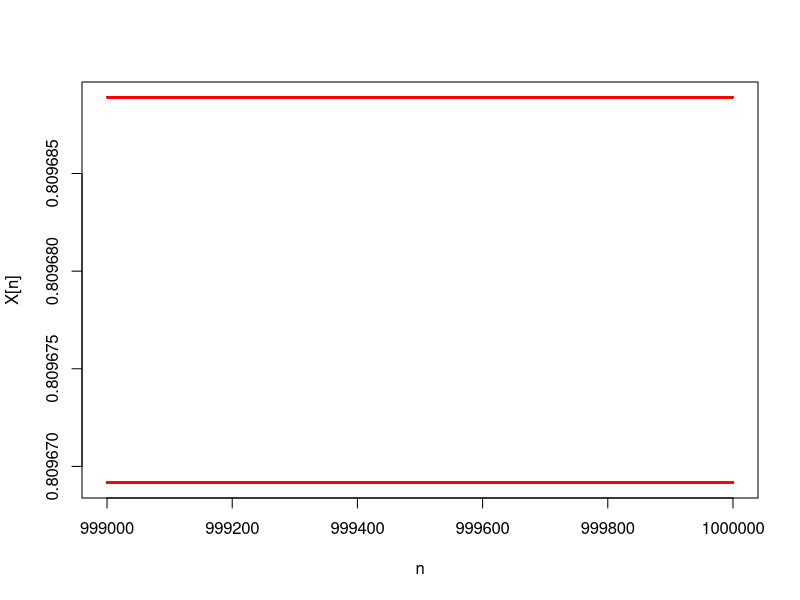

Here is the R script that generated this plot:
#-----Period k Bifurcation Checker-----#
#Instructions: 
#1. Plug in the period you are checking for k
#   - Likely only works for k = 1, 2, 4, 8, 16,...
#2. Plug in a value of r, greater than the value of r for
#   the bifurcation prior to the period k
#   - Ex) If k = 4, r > 3.44949
#3. Run the code once r is selected.
#   - If bifurcated, lower the value of r
#   - If Non-bifurcated, increase the value of r
#4. Do this until you have the value of r to around
#   5 decimals
#5. Put value of r into the #Data at the bottom

#Quick Note: The bifurcation values may differ slightly
#            after around 4 or 5 decimals relative to the
#            widely cited values. This is due to the method
#            of determining bifurcation on lines 54-60

#Logistic Difference Equation
logistic <- function(P) {
  r*P*(1-P)
}

#Initial Conditions
r <- 3.5687595
P <- 0.1
n <- 1000000
if (n %% 2 == 1) {n <- n + 1}
n_vector <- 1:n
BurnIn <- n - 1000
X <- numeric(n)
X[1] <- P

#Period-k
k <- 16
Period_k <- function(x) {
  for (j in 1:k) {
    x <- logistic(x)
  }
  x
}

#Iterations
for (i in 2:n) {
  X[i] <- Period_k(X[i-1])
}

#Plot
plot(n_vector[BurnIn:n], X[BurnIn:n],
     pch = 16, cex = 0.4, type = 'p', col = "red",
     xlab = "n", ylab = "X[n]",
     ylim = range(X[BurnIn:n]), xlim = c(BurnIn,n))

#Determine if seperation is macroscopic or microscopic noise
tail_vals <- X[BurnIn:n]
sep <- diff(range(tail_vals))
if (sep >= 0.000001) {
  cat(r, "Bifurcated", "- Lower the Value")
} else {
  cat(r, "Non-Bifurcated", "- Increase the value")
}



#Bifurcation Data
r <- numeric(10)
#Period 2:
r[1] = 3
#Period 4:
r[2] = 3.44949
#Period 8:
r[3] = 3.54409
#Period 16:
r[4] = 3.5644072
#Period 32:
r[5] = 3.5687595
